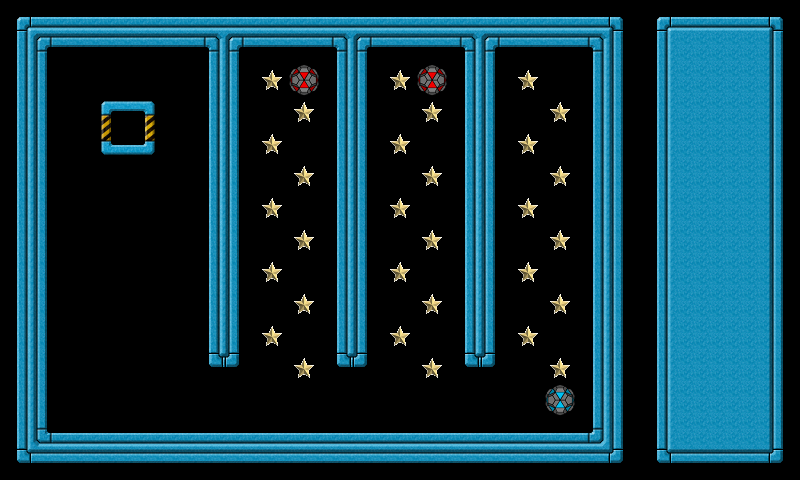

A level layout from a 2D game, rendered from its tile map. Below: a short description, then the map file with tile-grid data replaced by summaries:
An orthogonal 25x15 tile map with 32x32 px tiles, 3 tile layers (background, extra, controlpanel), 4 tilesets and 41 objects (wall001, wall002, wall003, wall004, wall005, ...).

<map version="1.0" orientation="orthogonal" width="25" height="15" tilewidth="32" tileheight="32">
 <tileset firstgid="1" name="tileset" tilewidth="32" tileheight="32">
  <image source="tileset.png" width="160" height="448" />
 </tileset>
 <tileset firstgid="71" name="goodball" tilewidth="32" tileheight="32">
  <image source="goodball.png" width="32" height="32" />
 </tileset>
 <tileset firstgid="72" name="badball" tilewidth="32" tileheight="32">
  <image source="badball.png" width="32" height="32" />
 </tileset>
 <tileset firstgid="73" name="star" tilewidth="32" tileheight="32">
  <image source="star.png" width="32" height="32" />
 </tileset>
 <layer name="background" width="20" height="15">
  <data>[300 cells, 300 non-empty, 18 distinct tile ids]</data>
 </layer>
 <layer name="extra" width="20" height="15">
  <data>[300 cells, 33 non-empty, 3 distinct tile ids]</data>
 </layer>
 <layer name="controlpanel" width="25" height="15">
  <data>[375 cells, 75 non-empty, 9 distinct tile ids]</data>
 </layer>
 <objectgroup name="objects" width="20" height="15">
  <object name="wall001" x="0" y="0" width="592" height="48">
   <properties>
    <property name="objClass" value="wall" />
   </properties>
  </object>
  <object name="wall002" x="208" y="48" width="32" height="320">
   <properties>
    <property name="objClass" value="wall" />
   </properties>
  </object>
  <object name="wall003" x="48" y="432" width="592" height="48">
   <properties>
    <property name="objClass" value="wall" />
   </properties>
  </object>
  <object name="wall004" x="0" y="48" width="48" height="432">
   <properties>
    <property name="objClass" value="wall" />
   </properties>
  </object>
  <object name="wall005" x="592" y="0" width="48" height="432">
   <properties>
    <property name="objClass" value="wall" />
   </properties>
  </object>
  <object name="wall006" x="336" y="48" width="32" height="320">
   <properties>
    <property name="objClass" value="wall" />
   </properties>
  </object>
  <object name="wall007" x="464" y="48" width="32" height="320">
   <properties>
    <property name="objClass" value="wall" />
   </properties>
  </object>
  <object name="star001" x="520" y="72" width="16" height="16">
   <properties>
    <property name="objClass" value="star" />
   </properties>
  </object>
  <object name="star002" x="552" y="104" width="16" height="16">
   <properties>
    <property name="objClass" value="star" />
   </properties>
  </object>
  <object name="star003" x="520" y="136" width="16" height="16">
   <properties>
    <property name="objClass" value="star" />
   </properties>
  </object>
  <object name="star004" x="552" y="168" width="16" height="16">
   <properties>
    <property name="objClass" value="star" />
   </properties>
  </object>
  <object name="star005" x="520" y="200" width="16" height="16">
   <properties>
    <property name="objClass" value="star" />
   </properties>
  </object>
  <object name="star006" x="552" y="232" width="16" height="16">
   <properties>
    <property name="objClass" value="star" />
   </properties>
  </object>
  <object name="star007" x="520" y="264" width="16" height="16">
   <properties>
    <property name="objClass" value="star" />
   </properties>
  </object>
  <object name="star008" x="552" y="296" width="16" height="16">
   <properties>
    <property name="objClass" value="star" />
   </properties>
  </object>
  <object name="star009" x="520" y="328" width="16" height="16">
   <properties>
    <property name="objClass" value="star" />
   </properties>
  </object>
  <object name="star010" x="552" y="360" width="16" height="16">
   <properties>
    <property name="objClass" value="star" />
   </properties>
  </object>
  <object name="star011" x="392" y="72" width="16" height="16">
   <properties>
    <property name="objClass" value="star" />
   </properties>
  </object>
  <object name="star012" x="424" y="104" width="16" height="16">
   <properties>
    <property name="objClass" value="star" />
   </properties>
  </object>
  <object name="star013" x="392" y="136" width="16" height="16">
   <properties>
    <property name="objClass" value="star" />
   </properties>
  </object>
  <object name="star014" x="424" y="168" width="16" height="16">
   <properties>
    <property name="objClass" value="star" />
   </properties>
  </object>
  <object name="star015" x="392" y="200" width="16" height="16">
   <properties>
    <property name="objClass" value="star" />
   </properties>
  </object>
  <object name="star016" x="424" y="232" width="16" height="16">
   <properties>
    <property name="objClass" value="star" />
   </properties>
  </object>
  <object name="star017" x="392" y="264" width="16" height="16">
   <properties>
    <property name="objClass" value="star" />
   </properties>
  </object>
  <object name="star018" x="424" y="296" width="16" height="16">
   <properties>
    <property name="objClass" value="star" />
   </properties>
  </object>
  <object name="star019" x="392" y="328" width="16" height="16">
   <properties>
    <property name="objClass" value="star" />
   </properties>
  </object>
  <object name="star020" x="424" y="360" width="16" height="16">
   <properties>
    <property name="objClass" value="star" />
   </properties>
  </object>
  <object name="star021" x="264" y="72" width="16" height="16">
   <properties>
    <property name="objClass" value="star" />
   </properties>
  </object>
  <object name="star022" x="296" y="104" width="16" height="16">
   <properties>
    <property name="objClass" value="star" />
   </properties>
  </object>
  <object name="star023" x="264" y="136" width="16" height="16">
   <properties>
    <property name="objClass" value="star" />
   </properties>
  </object>
  <object name="star024" x="296" y="168" width="16" height="16">
   <properties>
    <property name="objClass" value="star" />
   </properties>
  </object>
  <object name="star025" x="264" y="200" width="16" height="16">
   <properties>
    <property name="objClass" value="star" />
   </properties>
  </object>
  <object name="star026" x="296" y="232" width="16" height="16">
   <properties>
    <property name="objClass" value="star" />
   </properties>
  </object>
  <object name="star027" x="264" y="264" width="16" height="16">
   <properties>
    <property name="objClass" value="star" />
   </properties>
  </object>
  <object name="star028" x="296" y="296" width="16" height="16">
   <properties>
    <property name="objClass" value="star" />
   </properties>
  </object>
  <object name="star029" x="264" y="328" width="16" height="16">
   <properties>
    <property name="objClass" value="star" />
   </properties>
  </object>
  <object name="star030" x="296" y="360" width="16" height="16">
   <properties>
    <property name="objClass" value="star" />
   </properties>
  </object>
  <object name="goal001" x="120" y="120" width="16" height="16">
   <properties>
    <property name="objClass" value="goal" />
   </properties>
   <ellipse />
  </object>
  <object name="badball001" x="418" y="66" width="29" height="29">
   <properties>
    <property name="objClass" value="badball" />
   </properties>
   <ellipse />
  </object>
  <object name="badball002" x="290" y="66" width="29" height="29">
   <properties>
    <property name="objClass" value="badball" />
   </properties>
   <ellipse />
  </object>
  <object name="goodball001" x="546" y="386" width="29" height="29">
   <properties>
    <property name="objClass" value="goodball" />
   </properties>
   <ellipse />
  </object>
 </objectgroup>
</map>
